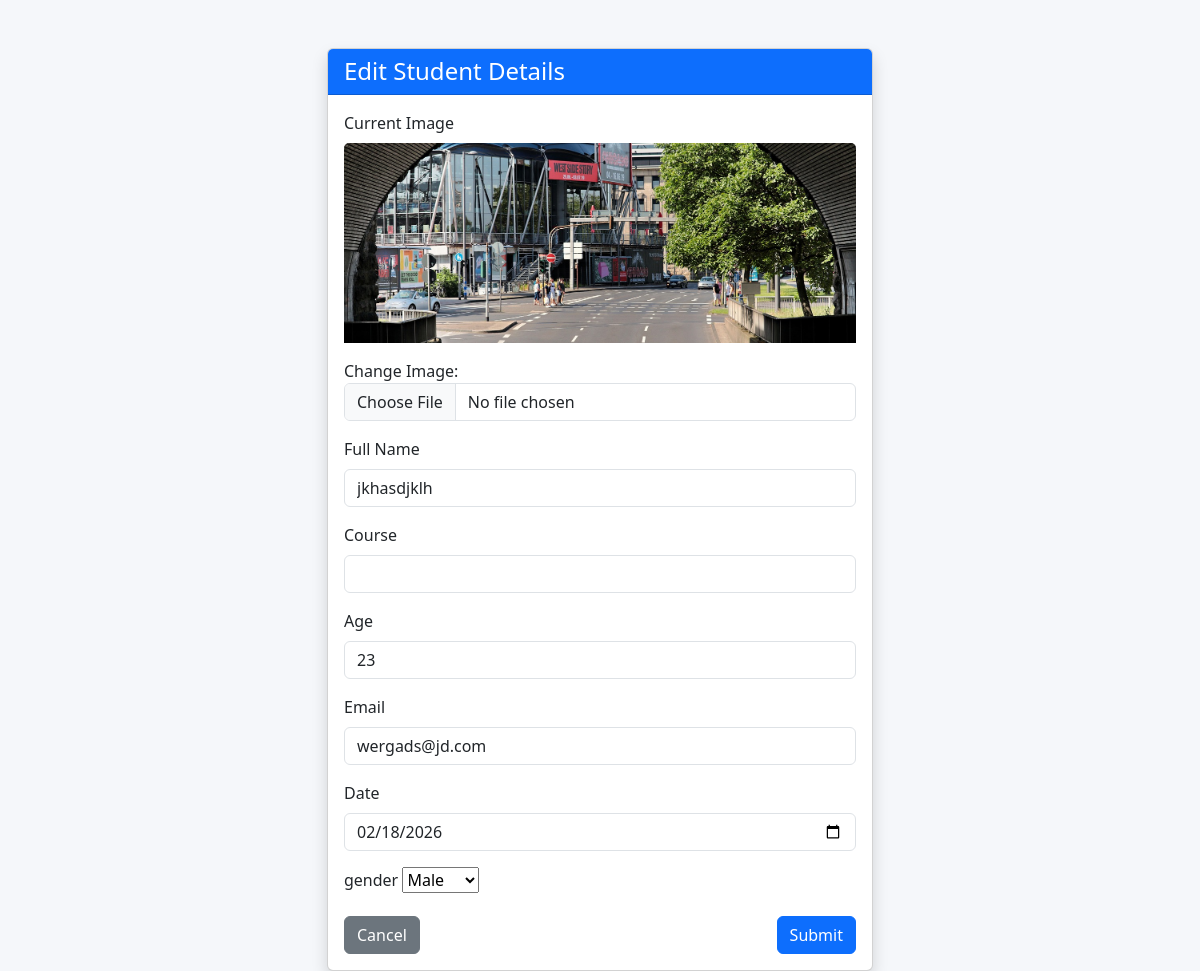
/update_student/5/, run on the app's committed database.
### Dashboard/models.py (models this page shows, shortened)
class Student(models.Model):
    image = models.ImageField(upload_to='students/',null=True,blank=True)
    name = models.CharField(max_length=20)
    course = models.CharField(max_length=30)
    age = models.IntegerField()
    email = models.EmailField()
    gender = models.CharField(default='Male', max_length=20)
    date = models.CharField(default=datetime.date.today)

### Dashboard/views.py (the view, shortened to what this page needs)
# urls.py: path('update_student/<int:id>/',views.update_student, name='update_student'),
def update_student(request, id):
    student = get_object_or_404(Student, id=id)
    return render(request, 'update_student.html', {'student': student})

### Dashboard/templates/update_student.html (shortened to what this page needs)
{% load static %}
<!DOCTYPE html>
<html lang="en">
<head>
    <link href="https://cdn.jsdelivr.net/npm/bootstrap@5.3.0/dist/css/bootstrap.min.css" rel="stylesheet">
    <link rel="stylesheet" href="{% static 'css/main.css'%}">
</head>
<body>
<div class="container mt-5">
    <div class="row justify-content-center">
        <div class="col-md-6">
            <div class="card shadow">
                <div class="card-header bg-primary text-white">
                    <h4 class="mb-0">Edit Student Details</h4>
                </div>
                <div class="card-body">
                    <form method="POST" enctype="multipart/form-data">
                        {% if student.image %}
                        <div class="mb-3">
                            <label class="form-label">Current Image</label>
                            <img src="{{ student.image.url }}" alt="" class=" card-img-top" style="height: 200px;object-fit:cover">
                        </div>
                        {% endif %}
                        <div class="mb-3">
                            <label>Change Image:</label>
                            <input type="file" name="image" class="form-control">
                        </div>
                        <div class="mb-3">
                            <label class="form-label">Full Name</label>
                            <input type="text" name="name" class="form-control" value="{{ student.name}}">
                        </div>
                        <div class="mb-3">
                            <label class="form-label">Course</label>
                            <input type="text" name="course" class="form-control" value="{{ student.courses}}">
                        </div>
                        <div class="mb-3">
                            <label class="form-label">Age</label>
                            <input type="number" name="age" class="form-control" value="{{ student.age}}">
                        </div>
                        <div class="mb-3">
                            <label class="form-label">Email</label>
                            <input type="email" name="email" class="form-control" value="{{ student.email}}">
                        </div>
                        <div class="mb-3">
                            <label class="form-label">Date</label>
                            <input type="date" name="date" class="form-control" value="{{ student.date }}">
                        </div>
                         <div class="mb-3">
                            <label class="form-label">gender</label>
                             <select name="gender" id="gender" value="{{ student.gender}}">
                                 <option>Male</option>
                             </select>
                        </div>
                        <div class="d-flex justify-content-between">
                            <a href="{% url 'dashboard' %}" class="btn btn-secondary">Cancel</a>
                            <button type="submit" class="btn btn-primary">Submit</button>
                        </div>
                    </form>
                </div>
            </div>
        </div>
    </div>
</div>
</body>
</html>

### static/css/main.css (style rules this page uses)
body { background-color: #f5f7fa; }

### data on the page
Student: image (picture), name "jkhasdjklh", age "23", email "wergads@jd.com", date "02/18/2026", gender "Male"
